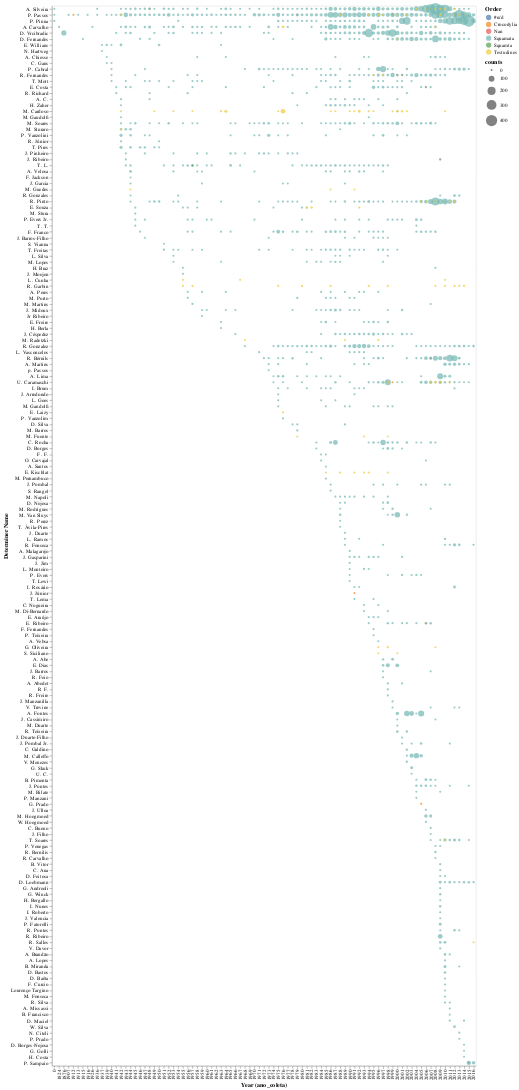

Here is the notebook cell this chart was saved with:
### Code cell
g2 = alt.Chart(teste1, width=800, height=2200).mark_circle().encode(
    x= alt.X('ano_coleta', type='ordinal', title='Year (ano_coleta)'),
    y= alt.Y('determinator_full_name', type='nominal', title='Determiner Name', 
            sort=sorting),
    size= alt.Size('counts', type="quantitative",scale=alt.Scale(range=[15, 500])),  # range ajusta tamanho do circulo
    color= alt.Color('ordem', type="nominal", title="Order"),
    tooltip= alt.Tooltip(['determinator_full_name', 'ano_coleta', 'counts', 'ordem'])
)

# saving chart
# g2.save('./graphs/counts_per_researcher-c-ordem_reordenado.html')

g2

### Figure 1 — Vega-Lite specification as saved in the notebook (floating-point values rounded to 4 significant figures; data arrays with more than 128 entries replaced by an {"elided": "..."} marker saying what was removed)
{"config": {"view": {"continuousWidth": 400, "continuousHeight": 300}}, "data": {"name": "data-6d5fb144756503829efa6c05e47c13de"}, "mark": "circle", "encoding": {"color": {"type": "nominal", "field": "ordem", "title": "Order"}, "size": {"type": "quantitative", "field": "counts", "scale": {"range": [15, 500]}}, "tooltip": [{"type": "nominal", "field": "determinator_full_name"}, {"type": "quantitative", "field": "ano_coleta"}, {"type": "quantitative", "field": "counts"}, {"type": "nominal", "field": "ordem"}], "x": {"type": "ordinal", "field": "ano_coleta", "title": "Year (ano_coleta)"}, "y": {"type": "nominal", "field": "determinator_full_name", "sort": {"elided": "176 str values"}, "title": "Determiner Name"}}, "height": 2200, "width": 800, "$schema": "https://vega.github.io/schema/vega-lite/v4.8.1.json", "datasets": {"data-6d5fb144756503829efa6c05e47c13de": {"elided": "1306 records"}}}
